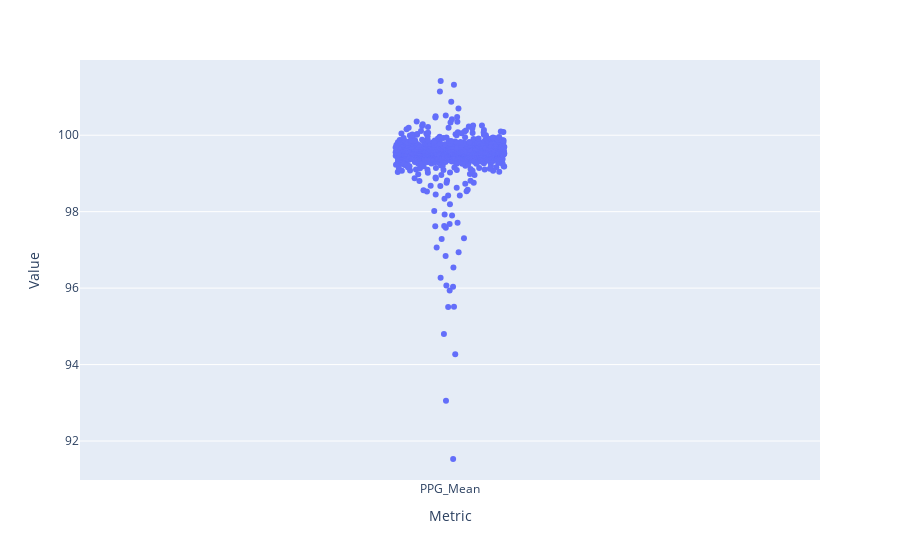

Notebook code for this chart:
### Code cell
fig = px.strip(check_df[check_df.Metric.isin(['PPG_Mean'])], 
               y="Value", x='Metric', hover_data=['Subject', 'Trial'])
fig.show()

### Figure 1 — Plotly figure (JSON) as saved in the notebook; plotly's stock layout.template omitted (floating-point values rounded to 4 significant figures; data arrays with more than 128 entries replaced by an {"elided": "..."} marker saying what was removed)
{"data": [{"alignmentgroup": "True", "boxpoints": "all", "customdata": {"elided": "1271x2 mixed values"}, "fillcolor": "rgba(255,255,255,0)", "hoveron": "points", "hovertemplate": "Metric=%{x}<br>Value=%{y}<br>Subject=%{customdata[0]}<br>Trial=%{customdata[1]}<extra></extra>", "legendgroup": "", "line": {"color": "rgba(255,255,255,0)"}, "marker": {"color": "#636efa"}, "name": "", "offsetgroup": "", "orientation": "v", "pointpos": 0, "showlegend": false, "type": "box", "x": {"elided": "1271 str values"}, "x0": " ", "xaxis": "x", "y": {"elided": "1271 float values"}, "y0": " ", "yaxis": "y"}], "layout": {"autosize": true, "boxmode": "group", "legend": {"tracegroupgap": 0}, "margin": {"t": 60}, "xaxis": {"anchor": "y", "autorange": true, "domain": [0, 1], "range": [-0.5, 0.5], "title": {"text": "Metric"}, "type": "category"}, "yaxis": {"anchor": "x", "autorange": true, "domain": [0, 1], "range": [90.98, 102.0], "title": {"text": "Value"}, "type": "linear"}}}
